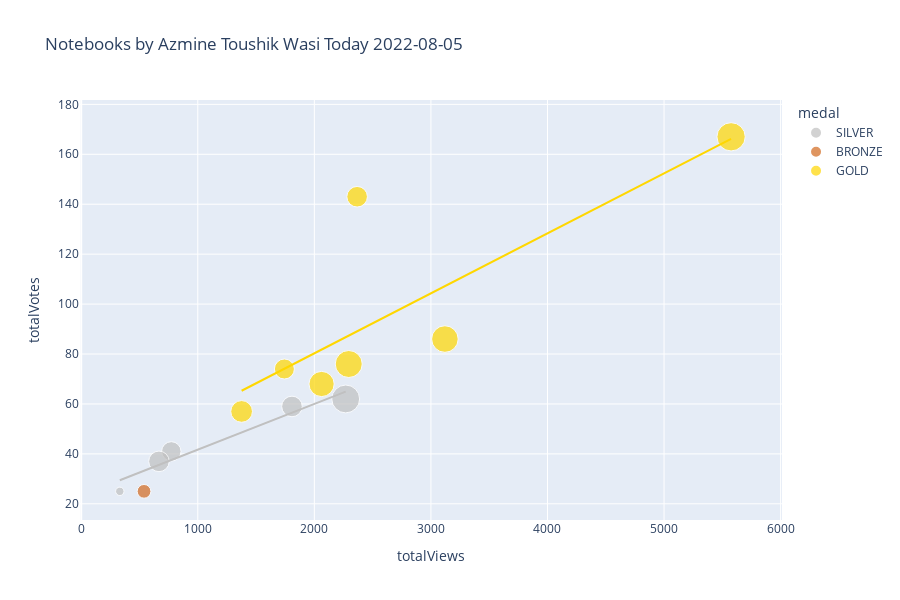

Notebook source saved alongside this figure:
### Markdown cell above
# Plotly Scatter Plot

You may want to tweak these settings depending on how many notebooks you have...

### Code cell
import plotly.express as px
from datetime import datetime


df['totalComments'].fillna(0, inplace=True)
df['medal'].fillna('N/A', inplace=True)
df['size'] = df['totalComments'].clip(lower=1)
color_map = {
    'GOLD': 'gold',
    'SILVER': 'silver',
    'BRONZE': 'chocolate',
    'N/A': '#333'
}
px.scatter(
    df,
    'totalViews',
    'totalVotes',
    title=f'Notebooks by {df.author_displayName.get(0)} Today '+str(datetime.today().strftime('%Y-%m-%d')),
    log_x=False,
    log_y=False,
    #width=800, 
    height=600,
    color='medal',
    color_discrete_map=color_map,
    size='size',
    trendline='ols',
    trendline_options=dict(log_x=False, log_y=False, add_constant=True),
    #trendline='lowess', # Use for Locally Weighted Scatterplot Smoothing line
    #trendline_scope='overall', # Use this for one trendline
    hover_name='title',
    hover_data={
        'size': False,
        'totalViews': ':,.0f',
        'totalVotes': ':,.0f',
        'totalLines': ':,.0f',
        'totalComments': ':,.0f',
        'viewsPerVote': ':,.0f',
        'languageName': True,
        'versionNumber': True,
        'lastRun': True,
        'lastRunExecutionTimeSeconds': ':,.0f',
        'medal': True,
    })

### Figure 1 — Plotly figure (JSON) as saved in the notebook; plotly's stock layout.template omitted (floating-point values rounded to 4 significant figures)
{"data": [{"customdata": [[3, 409, 3, 12.77, "Python", 4, "Fri Aug  5 02:47:06 2022", 42, "SILVER"], [16, 463, 16, 18.43, "Python", 18, "Thu Aug  4 02:47:38 2022", 51, "SILVER"], [18, 382, 18, 30.15, "Python", 13, "Wed Aug  3 08:23:12 2022", 68, "SILVER"], [33, 306, 33, 36.03, "Python", 15, "Tue Aug  2 00:33:04 2022", 65, "SILVER"], [18, 414, 18, 17.58, "Python", 18, "Sun Jul 31 06:19:38 2022", 440, "SILVER"]], "hovertemplate": "<b>%{hovertext}</b><br><br>medal=%{customdata[8]}<br>totalViews=%{x:,.0f}<br>totalVotes=%{y:,.0f}<br>totalLines=%{customdata[1]:,.0f}<br>totalComments=%{customdata[2]:,.0f}<br>viewsPerVote=%{customdata[3]:,.0f}<br>languageName=%{customdata[4]}<br>versionNumber=%{customdata[5]}<br>lastRun=%{customdata[6]}<br>lastRunExecutionTimeSeconds=%{customdata[7]:,.0f}<extra></extra>", "hovertext": ["Classification ➡️ Comparing Different Algorithms", "Investment and Financial Analysis  🏭 EPZ", "Advanced Feature Engineering for Classification", "▶️ Cristiano Ronaldo ⚽ Goals  📊 EDA, Analysis", "Coursera 📉 EDA, Insights, Sentiment Analysis"], "legendgroup": "SILVER", "marker": {"color": "silver", "size": [3, 16, 18, 33, 18], "sizemode": "area", "sizeref": 0.085, "symbol": "circle"}, "mode": "markers", "name": "SILVER", "orientation": "v", "showlegend": true, "type": "scatter", "x": [331, 773, 1808, 2269, 667], "xaxis": "x", "y": [25, 41, 59, 62, 37], "yaxis": "y"}, {"hovertemplate": "<b>OLS trendline</b><br>totalVotes = 0.0183216 * totalViews + 23.3711<br>R<sup>2</sup>=0.949627<br><br>medal=SILVER<br>totalViews=%{x:,.0f}<br>totalVotes=%{y:,.0f} <b>(trend)</b><extra></extra>", "legendgroup": "SILVER", "marker": {"color": "silver", "symbol": "circle"}, "mode": "lines", "name": "SILVER", "showlegend": false, "type": "scatter", "x": [331, 667, 773, 1808, 2269], "xaxis": "x", "y": [29.44, 35.59, 37.53, 56.5, 64.94], "yaxis": "y"}, {"customdata": [[8, 435, 8, 20.77, "Python", 22, "Thu Aug  4 20:32:12 2022", 310, "BRONZE"]], "hovertemplate": "<b>%{hovertext}</b><br><br>medal=%{customdata[8]}<br>totalViews=%{x:,.0f}<br>totalVotes=%{y:,.0f}<br>totalLines=%{customdata[1]:,.0f}<br>totalComments=%{customdata[2]:,.0f}<br>viewsPerVote=%{customdata[3]:,.0f}<br>languageName=%{customdata[4]}<br>versionNumber=%{customdata[5]}<br>lastRun=%{customdata[6]}<br>lastRunExecutionTimeSeconds=%{customdata[7]:,.0f}<extra></extra>", "hovertext": ["Daily AQI - Air Quality Index [Scheduled]"], "legendgroup": "BRONZE", "marker": {"color": "chocolate", "size": [8], "sizemode": "area", "sizeref": 0.085, "symbol": "circle"}, "mode": "markers", "name": "BRONZE", "orientation": "v", "showlegend": true, "type": "scatter", "x": [539], "xaxis": "x", "y": [25], "yaxis": "y"}, {"hovertemplate": "medal=BRONZE<extra></extra>", "legendgroup": "BRONZE", "marker": {"color": "chocolate", "symbol": "circle"}, "mode": "lines", "name": "BRONZE", "showlegend": false, "type": "scatter", "xaxis": "x", "yaxis": "y"}, {"customdata": [[27, 536, 27, 29.9, "Python", 16, "Wed Jul 27 09:00:24 2022", 60, "GOLD"], [30, 592, 30, 35.87, "Python", 14, "Tue Jul 19 01:47:02 2022", 50, "GOLD"], [20, 608, 20, 23.74, "Python", 19, "Sun Jul 17 06:36:10 2022", 102, "GOLD"], [31, 380, 31, 29.82, "Python", 13, "Sat Jul  9 12:08:22 2022", 56, "GOLD"], [17, 342, 17, 23.25, "Python", 14, "Tue Jul  5 04:38:45 2022", 70, "GOLD"], [18, 645, 18, 16.44, "Python", 1, "Fri Jul  1 18:28:34 2022", 6, "GOLD"], [34, 357, 34, 33.19, "Python", 7, "Fri Jul  1 08:32:21 2022", 85, "GOLD"]], "hovertemplate": "<b>%{hovertext}</b><br><br>medal=%{customdata[8]}<br>totalViews=%{x:,.0f}<br>totalVotes=%{y:,.0f}<br>totalLines=%{customdata[1]:,.0f}<br>totalComments=%{customdata[2]:,.0f}<br>viewsPerVote=%{customdata[3]:,.0f}<br>languageName=%{customdata[4]}<br>versionNumber=%{customdata[5]}<br>lastRun=%{customdata[6]}<br>lastRunExecutionTimeSeconds=%{customdata[7]:,.0f}<extra></extra>", "hovertext": ["UCL ⚽ EDA & Viz ⭐ 2021-22 ⭐ Players & Teams", "ML Foundation ➡️ Bias-Variance Tradeoff ", "Divorce Prediction & Reasons Analysis with PCA", "▶️ Lionel Messi 📊 Extended EDA ⚽ Goals ", "ML Foundation ➡️ Cross Validation ✅ All Methods", "ML Foundation ➡️ Clustering Techniques, Algorithms", "ML Foundation ➡️ Imputation : All Techniques"], "legendgroup": "GOLD", "marker": {"color": "gold", "size": [27, 30, 20, 31, 17, 18, 34], "sizemode": "area", "sizeref": 0.085, "symbol": "circle"}, "mode": "markers", "name": "GOLD", "orientation": "v", "showlegend": true, "type": "scatter", "x": [2062, 3120, 1376, 2295, 1743, 2367, 5575], "xaxis": "x", "y": [68, 86, 57, 76, 74, 143, 167], "yaxis": "y"}, {"hovertemplate": "<b>OLS trendline</b><br>totalVotes = 0.0240253 * totalViews + 32.2312<br>R<sup>2</sup>=0.644870<br><br>medal=GOLD<br>totalViews=%{x:,.0f}<br>totalVotes=%{y:,.0f} <b>(trend)</b><extra></extra>", "legendgroup": "GOLD", "marker": {"color": "gold", "symbol": "circle"}, "mode": "lines", "name": "GOLD", "showlegend": false, "type": "scatter", "x": [1376, 1743, 2062, 2295, 2367, 3120, 5575], "xaxis": "x", "y": [65.29, 74.11, 81.77, 87.37, 89.1, 107.2, 166.2], "yaxis": "y"}], "layout": {"height": 600, "legend": {"itemsizing": "constant", "title": {"text": "medal"}, "tracegroupgap": 0}, "title": {"text": "Notebooks by Azmine Toushik Wasi Today 2022-08-05"}, "xaxis": {"anchor": "y", "domain": [0, 1], "title": {"text": "totalViews"}}, "yaxis": {"anchor": "x", "domain": [0, 1], "title": {"text": "totalVotes"}}}}
